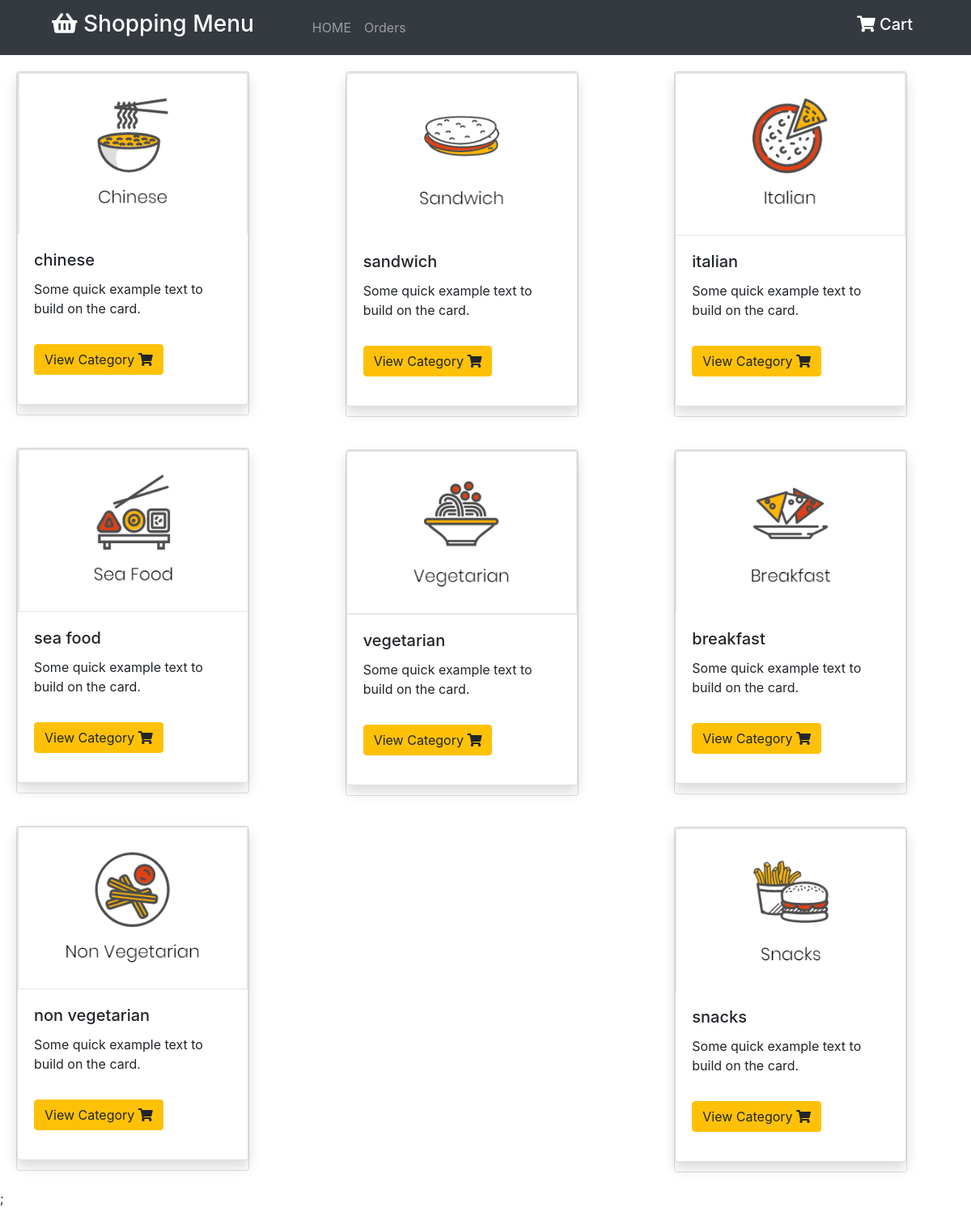
/shoppingMenu.php, run on the app's committed database.
### tables this page shows
CREATE TABLE IF NOT EXISTS foodcategory(
    id INT(5) NOT NULL AUTO_INCREMENT PRIMARY KEY,
    cat_name VARCHAR(20),
    cat_image VARCHAR(30)
);

### shoppingMenu.php (the view, shortened to what this page needs)
<?php
    require 'dbconfig/config.php';
?>
<!doctype html>
<html lang="en">
  <head>
    <link rel="stylesheet" href="css/shopping-cart-styles.css">
    <link rel="stylesheet" href="https://cdnjs.cloudflare.com/ajax/libs/font-awesome/5.8.2/css/all.css" />
    <link rel="stylesheet" href="https://stackpath.bootstrapcdn.com/bootstrap/4.3.1/css/bootstrap.min.css">
  </head>
  <body>
    <?php
        require_once('php/cart-header.php')
    ?>
    <div class="card-columns" >
    <?php
        $sql="select * FROM foodcategory";
        $result=$con->query($sql);
        function Menu($categoryname,$categoryimg,$categoryid){
            $element="<div class=\"card\" style=\"width:18rem; margin:20px;\"  >
                        <form action=\"$categoryname.php\" method=\"post\" >
                            <div class=\"card shadow\">
                                <div>
                                    <img src=\"images/$categoryimg\" alt=\"image1\"  class=\"img-fluid card-img-top\" >
                                </div>
                                <div class=\"card-body\">
                                    <h5 class=\"card-title\">$categoryname</h5>
                                    <p class=\"card-text\">
                                        Some quick example text to build on the card.
                                    </p>
                                    <button type=\"submit\" name=\"view\" class=\"btn btn-warning my-3\">View Category <i class=\"fas fa-shopping-cart\"></i></button>
                                    <input type='hidden' name='product_id' value='$categoryid'>
                                </div>
                            </div>
                        </form>
                    </div>
            ";
            echo $element;
        }
        if($result->num_rows>0)
        {
            while($row=$result->fetch_assoc())
            {
                Menu($row['cat_name'],$row['cat_image'],$row['id']);
            }
        }
        else{
            echo"0 result";
        }
    ?>
    </div>;
  </body>
</html>

### php/cart-header.php (shortened to what this page needs)
<header id="header">
	<nav class="navbar navbar-expand-lg navbar-dark bg-dark">
		<a href="shoppingMenu.php" class="navbar-brand">
			<h3 class="px-5">
				<i class="fas fa-shopping-basket"></i> Shopping Menu
			</h3>
		</a>
		<ul class="navbar-nav mr-auto">
			<li class="nav_item">
        		<a class="nav-link" href="homepage.php">HOME</a>
			</li>
			<li class="nav-item">
        		<a class="nav-link" href="userOrderHistory.php">Orders</a>
	  		</li>
		</ul>
		<div class="collapse navbar-collapse" id="navbarNavAltMarkup">
			<div class="navbar-nav">
				<a href="cart.php" class="nav-item nav-link active">
					<h5 class="px-5 cart">
						<i class="fas fa-shopping-cart"></i> Cart
					</h5>
				</a>
			</div>
		</div>
	</nav>
</header>

### css/shopping-cart-styles.css (style rules this page uses)
img { max-width: 100%; height: 70px; background: lightblue; background: radial-gradient(white 30%,lightblue 70%); }

### data on the page
foodcategory: cat_image (picture), cat_name "chinese"
foodcategory: cat_image (picture), cat_name "sea food"
foodcategory: cat_image (picture), cat_name "non vegetarian"
foodcategory: cat_image (picture), cat_name "sandwich"
foodcategory: cat_image (picture), cat_name "vegetarian"
foodcategory: cat_image (picture), cat_name "italian"
foodcategory: cat_image (picture), cat_name "breakfast"
foodcategory: cat_image (picture), cat_name "snacks"
